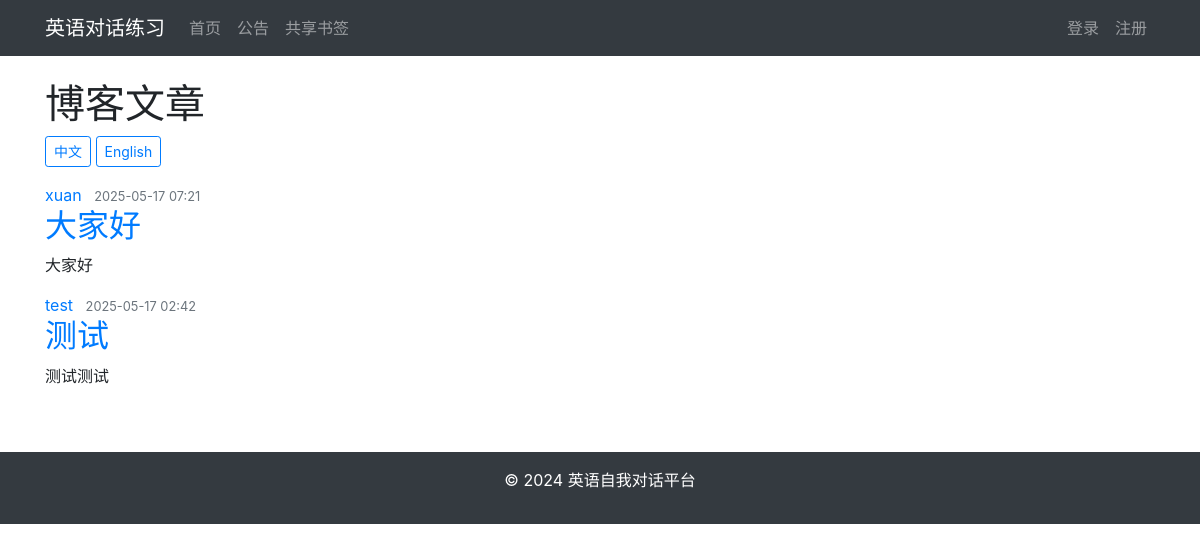
/posts/, run on the app's committed database.
### posts/models.py (models this page shows, shortened)
class Post(models.Model):
    title_cn = models.CharField(max_length=200, verbose_name='中文标题')
    content_cn = models.TextField(verbose_name='中文内容')
    title_en = models.CharField(max_length=200, verbose_name='英文标题')
    content_en = models.TextField(verbose_name='英文内容')
    created_date = models.DateTimeField(default=timezone.now, verbose_name='创建时间')
    author = models.ForeignKey(User, on_delete=models.CASCADE, verbose_name='作者')
    class Meta:
        ordering = ['-created_date']
        verbose_name = '文章'
        verbose_name_plural = '文章'

### posts/views.py (the view)
# urls.py: path('', views.PostListView.as_view(), name='post_list'),
class PostListView(ListView):
    model = Post
    template_name = 'posts/post_list.html'
    context_object_name = 'posts'
    paginate_by = 10

### posts/templates/posts/post_list.html (shortened to what this page needs)
{% extends 'flashcards/base.html' %}
{% block content %}
    <div class="content-section">
        <h1>博客文章</h1>
        <div class="language-switch mb-3">
            <button class="btn btn-outline-primary btn-sm" onclick="switchLanguage('cn')">中文</button>
            <button class="btn btn-outline-primary btn-sm" onclick="switchLanguage('en')">English</button>
        </div>
        {% for post in posts %}
            <article class="media content-section">
                <div class="media-body">
                    <div class="article-metadata">
                        <a class="mr-2" href="#">{{ post.author }}</a>
                        <small class="text-muted">{{ post.created_date|date:"Y-m-d H:i" }}</small>
                    </div>
                    <div class="content-cn">
                        <h2><a class="article-title" href="{% url 'posts:post_detail' post.id %}">{{ post.title_cn }}</a></h2>
                        <p class="article-content">{{ post.content_cn|truncatewords:30 }}</p>
                    </div>
                </div>
            </article>
        {% endfor %}
    </div>
{% endblock content %}

### data on the page
Post: author "xuan", created_date "2025-05-17 07:21", title_cn "大家好", content_cn "大家好"
Post: author "test", created_date "2025-05-17 02:42", title_cn "测试", content_cn "测试测试"
